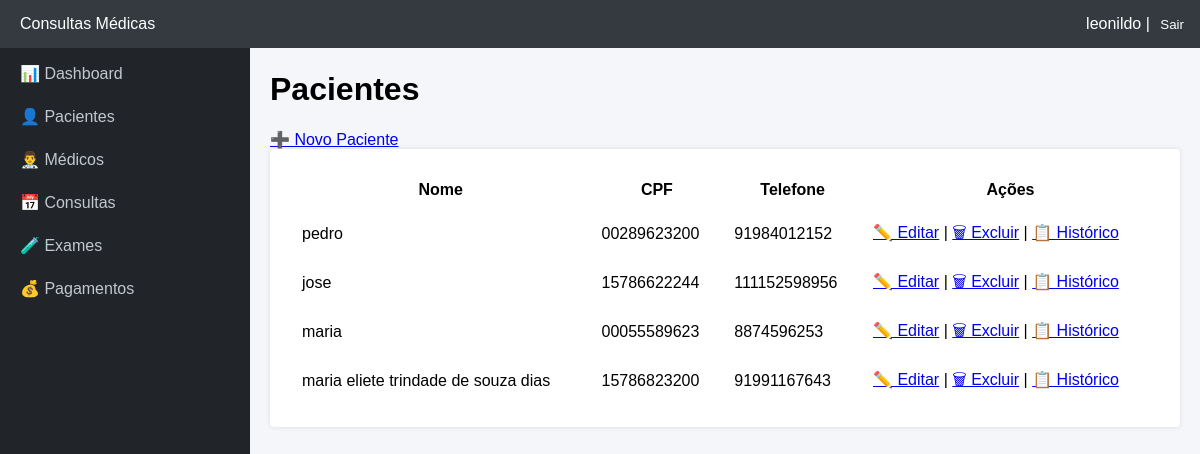
/pacientes/ (signed in), run on the app's committed database.
### consultas/models.py (models this page shows, shortened)
class Paciente(models.Model):
    nome = models.CharField(max_length=100)
    cpf = models.CharField(max_length=11, unique=True)
    telefone = models.CharField(max_length=15)

### consultas/views.py (the view)
# urls.py: path('pacientes/', views.pacientes_lista, name='pacientes_lista'),
@login_required
def pacientes_lista(request):
    pacientes = Paciente.objects.all()
    return render(request, 'pacientes/lista.html', {'pacientes': pacientes})

### templates/pacientes/lista.html (shortened to what this page needs)
{% extends 'base.html' %}
{% block content %}
<h1>Pacientes</h1>
<a href="{% url 'pacientes_criar' %}">➕ Novo Paciente</a>
<div class="card">
    <table width="100%" cellpadding="10">
        <tr>
            <th>Nome</th>
            <th>CPF</th>
            <th>Telefone</th>
            <th>Ações</th>
        </tr>
        {% for paciente in pacientes %}
        <tr>
            <td>{{ paciente.nome }}</td>
            <td>{{ paciente.cpf }}</td>
            <td>{{ paciente.telefone }}</td>
            <td>
                <a href="{% url 'pacientes_editar' paciente.id %}">✏️ Editar</a>
                |
                <a href="{% url 'pacientes_excluir' paciente.id %}">🗑 Excluir</a>
                |
                <a href="{% url 'paciente_historico' paciente.id %}">📋 Histórico</a>
            </td>
        </tr>
        {% empty %}
        <tr>
            <td colspan="4">Nenhum paciente cadastrado</td>
        </tr>
        {% endfor %}
    </table>
</div>
{% endblock %}

### templates/base.html (shortened to what this page needs)
<!DOCTYPE html>
<html lang="pt-br">
<head>
</head>
<body>
<div class="navbar">
    <div>Consultas Médicas</div>
    <div>
        {{ user.username }} |
        <form method="post" action="{% url 'logout' %}" style="display:inline;">
         <button type="submit" style="background:none; border:none; color:white; cursor:pointer;">
            Sair
         </button>
</form>
    </div>
</div>
<div class="layout">
    <div class="sidebar">
        <h3>Menu</h3>
        <a href="{% url 'dashboard' %}">📊 Dashboard</a>
        <a href="{% url 'pacientes_lista' %}">👤 Pacientes</a>
        <a href="{% url 'medicos_lista' %}">👨‍⚕️ Médicos</a>
        <a href="{% url 'consultas_agenda' %}">📅 Consultas</a>
        <a href="{% url 'exames_lista' %}">🧪 Exames</a>
        <a href="{% url 'pagamentos_lista' %}">💰 Pagamentos</a>
    </div>
    <div class="content">
        {% block content %}{% endblock %}
    </div>
</div>
</body>
</html>

### templates/base.html (style rules this page uses)
body { margin: 0; font-family: Arial, sans-serif; background-color: #f4f6f9; }
.navbar { background-color: #343a40; color: white; padding: 15px 20px; display: flex; justify-content: space-between; position: fixed; width: 97.5%; top: 0; z-index: 100; }
.layout { margin-top: 30px; }
.sidebar { width: 250px; background-color: #212529; height: 100vh; position: fixed; top: 0; left: 0; color: #c2c7d0; overflow-y: auto; }
.sidebar h3 { padding: 15px; margin: 0; color: white; }
.sidebar a { display: block; padding: 12px 20px; color: #c2c7d0; text-decoration: none; }
.content { margin-left: 250px; padding: 20px; }
.card { background: white; padding: 20px; border-radius: 4px; box-shadow: 0 0 5px rgba(0,0,0,.1); }

### data on the page
Paciente: nome "pedro", cpf "00289623200", telefone "91984012152"
Paciente: nome "jose", cpf "15786622244", telefone "111152598956"
Paciente: nome "maria", cpf "00055589623", telefone "8874596253"
Paciente: nome "maria eliete trindade de souza dias", cpf "15786823200", telefone "91991167643"

### other printed values
{{ user.username }} "leonildo"
